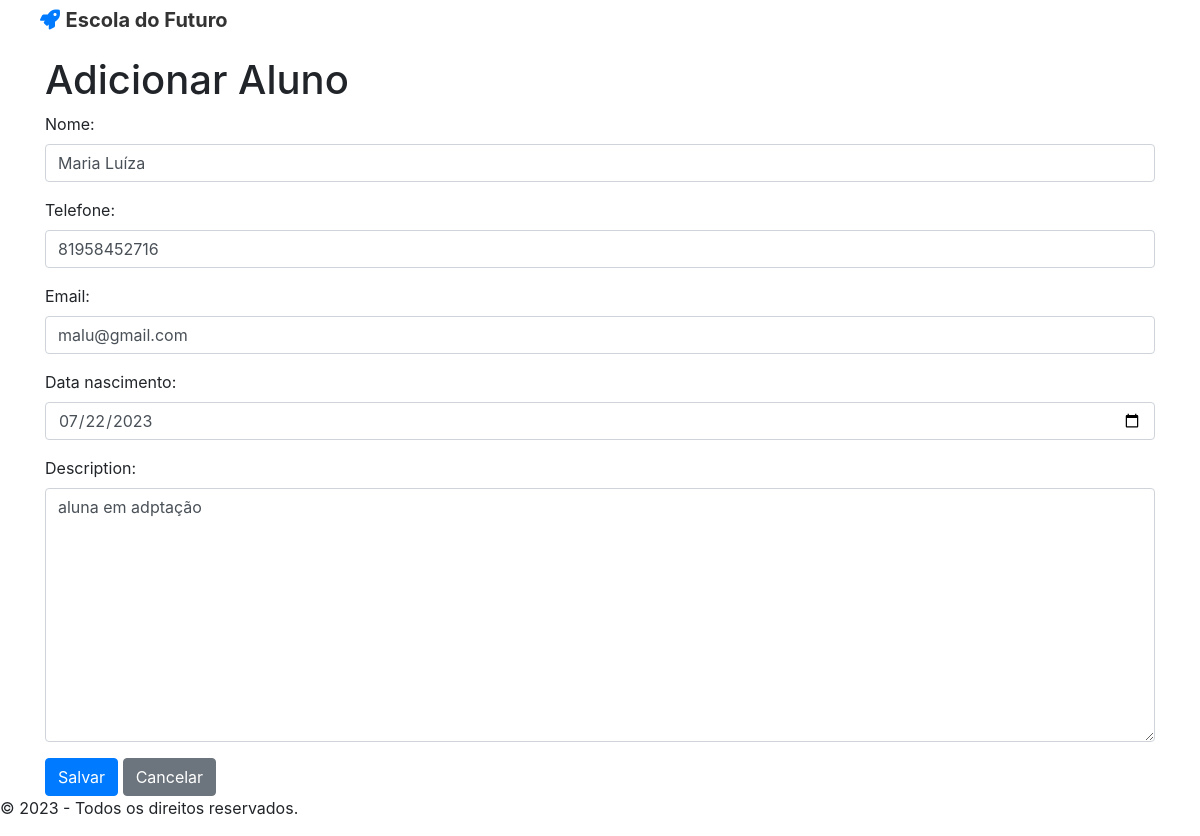
Page /aluno/1/update/ on the committed database.
### main/models.py (models this page shows, shortened)
class Aluno(models.Model):
    nome = models.CharField(max_length=254)
    telefone = models.CharField(null = True,blank=True,max_length=15)
    email = models.EmailField()
    data_nascimento = models.DateField()
    description = models.TextField()
    created_at = models.DateTimeField(auto_now_add=True)
    updated_at = models.DateTimeField(auto_now=True)
    user = models.ForeignKey(get_user_model(),on_delete=models.CASCADE)

### main/views.py (the view)
# urls.py: path('aluno/<int:pk>/update/', AlunoUpdateView.as_view(), name='aluno-update'),
class AlunoUpdateView(UpdateView):
    model = Aluno
    form_class = AlunoForm
    template_name = 'main/aluno_form.html'
    success_url = reverse_lazy('aluno-list')

### main/forms.py
class AlunoForm(forms.ModelForm):
    telefone = forms.CharField(widget=forms.TextInput(attrs={'minlength':'15', 'maxlength':'15', 'onkeyup': 'handlePhone(event)'}))
    data_nascimento = forms.DateField(
        widget=forms.TextInput(
        attrs={'type':'date'}
        )
    )
    class Meta:
        model = Aluno
        fields = ['nome', 'telefone', 'email', 'data_nascimento', 'description']
    def __init__(self, *args, **kwargs):
        super().__init__(*args, **kwargs)
        self.fields['nome'].widget.attrs.update({'class': 'form-control'})
        self.fields['telefone'].widget.attrs.update({'class': 'form-control'})
        self.fields['email'].widget.attrs.update({'class': 'form-control'})
        self.fields['data_nascimento'].widget.attrs.update({'class': 'form-control'})
        self.fields['description'].widget.attrs.update({'class': 'form-control'})

### main/templates/main/aluno_form.html (shortened to what this page needs)
{% extends 'base.html' %}
{% block content %}
  <div class="container">
    <h1>Adicionar Aluno</h1>
    <form method="post">
      {{ form.as_p }}
      <button type="submit" class="btn btn-primary">Salvar</button>
      <a href="{% url 'aluno-lista' %}" class="btn btn-secondary">Cancelar</a>
    </form>
  </div>
{% endblock %}

### rows in the picture
Aluno: nome "Maria Luíza", telefone "81958452716", email "malu@gmail.com", data_nascimento "07/22/2023", description "aluna em adptação"
